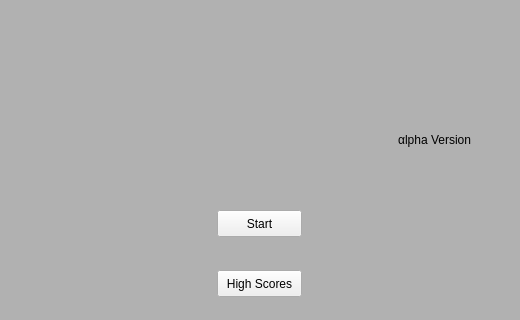
<?xml version="1.0" encoding="UTF-8"?>
<ui version="4.0">
 <class>TitleScreen</class>
 <widget class="QWidget" name="TitleScreen">
  <property name="geometry">
   <rect>
    <x>0</x>
    <y>0</y>
    <width>520</width>
    <height>320</height>
   </rect>
  </property>
  <property name="windowTitle">
   <string>Form</string>
  </property>
  <widget class="QLabel" name="label">
   <property name="geometry">
    <rect>
     <x>35</x>
     <y>20</y>
     <width>450</width>
     <height>120</height>
    </rect>
   </property>
   <property name="text">
    <string/>
   </property>
   <property name="pixmap">
    <pixmap resource="resources.qrc">:/P&amp;Plogo_composite.png</pixmap>
   </property>
   <property name="scaledContents">
    <bool>true</bool>
   </property>
  </widget>
  <widget class="QPushButton" name="btnStart">
   <property name="geometry">
    <rect>
     <x>217</x>
     <y>210</y>
     <width>85</width>
     <height>27</height>
    </rect>
   </property>
   <property name="text">
    <string>Start</string>
   </property>
  </widget>
  <widget class="QLabel" name="lblBackground">
   <property name="geometry">
    <rect>
     <x>0</x>
     <y>0</y>
     <width>520</width>
     <height>320</height>
    </rect>
   </property>
   <property name="styleSheet">
    <string notr="true">background-color: rgb(177, 177, 177);</string>
   </property>
   <property name="text">
    <string/>
   </property>
  </widget>
  <widget class="QLabel" name="label_2">
   <property name="geometry">
    <rect>
     <x>390</x>
     <y>130</y>
     <width>81</width>
     <height>20</height>
    </rect>
   </property>
   <property name="styleSheet">
    <string notr="true">font: 7pt &quot;Droid Sans&quot;;</string>
   </property>
   <property name="text">
    <string>αlpha Version</string>
   </property>
   <property name="alignment">
    <set>Qt::AlignRight|Qt::AlignTrailing|Qt::AlignVCenter</set>
   </property>
  </widget>
  <widget class="QPushButton" name="lblHighScores">
   <property name="geometry">
    <rect>
     <x>217</x>
     <y>270</y>
     <width>85</width>
     <height>27</height>
    </rect>
   </property>
   <property name="text">
    <string>High Scores</string>
   </property>
  </widget>
  <zorder>lblBackground</zorder>
  <zorder>label</zorder>
  <zorder>btnStart</zorder>
  <zorder>label_2</zorder>
  <zorder>lblHighScores</zorder>
 </widget>
 <resources>
  <include location="resources.qrc"/>
 </resources>
 <connections/>
</ui>
